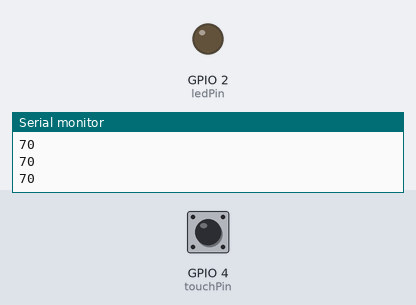
Recording of a sketch running on a simulated ESP32. On the bench: output pins drawn as LEDs (lit = HIGH), the last lines printed to the serial monitor. Dashed ring = blinking. Inputs (shaded band) come from the test bench; at power-on: GPIO 4 (touchPin) HIGH.

Above: at 1.3 s.
1.4 s: GPIO 4 (touchPin) pulled LOW for 1 s
At 2.05 s:
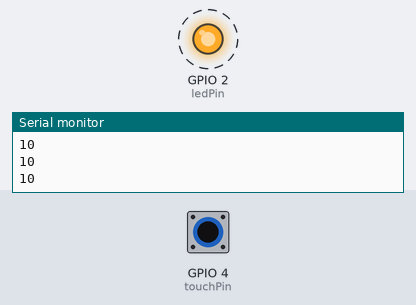
4.4 s: GPIO 4 (touchPin) pulled LOW for 3.2 s
At 7.8 s:
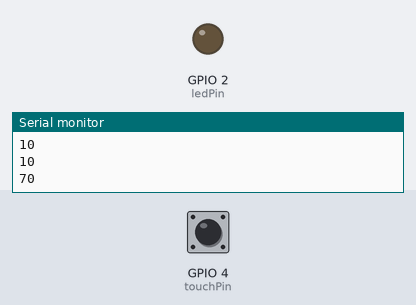
Timing chart, 0 to 9.3 s (numbered marks = the images above; inputs shaded):
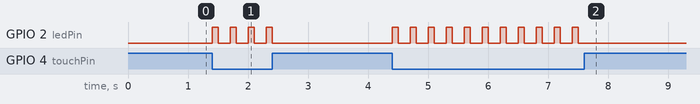

Measured:
- after the input at 1.4 s, GPIO 2 (ledPin): alternates HIGH for 0.10 s and LOW for 0.20 s, 8 changes in all, then stays LOW, starting at once
- after the input at 4.4 s, GPIO 2 (ledPin): alternates HIGH for 0.10 s and LOW for 0.20 s, 22 changes in all, then stays LOW, starting at once

The sketch:

Capacitive_Touch_Sensor_3.ino
```cpp
// ESP32 Touch Test
// Just test touch pin - Touch0 is T0 which is on GPIO 4.
const int touchPin = 4; // Assign the touch pin to GPIO 4
const int ledPin = 2;   // Assign the LED pin to GPIO 2 (you can use any suitable GPIO pin)

void setup() {
  Serial.begin(115200);
  pinMode(ledPin, OUTPUT); // Set the LED pin as an output
  delay(100); // Give me time to bring up serial monitor
  Serial.println("ESP32 Touch Test");
}

void loop() {
  int touchValue = touchRead(touchPin); // Get the value of Touch 0 pin = GPIO 4
  Serial.println(touchValue);

  if (touchValue < 60) { // Adjust this threshold as needed
    digitalWrite(ledPin, HIGH); // Turn on the LED when touch is detected
    delay(100);
    digitalWrite(ledPin, LOW); // Turn on the LED when touch is detected
    delay(100);
  } else {
    digitalWrite(ledPin, LOW); // Turn off the LED when no touch is detected
  }
  delay(100);
}
```
